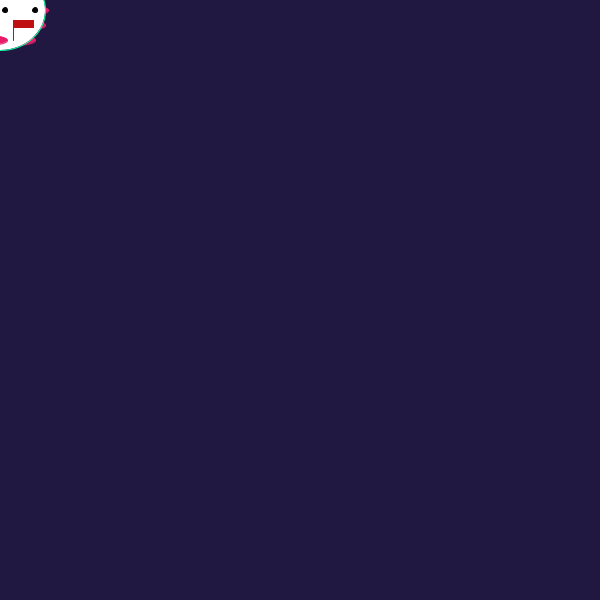
Frame 1 (no input)
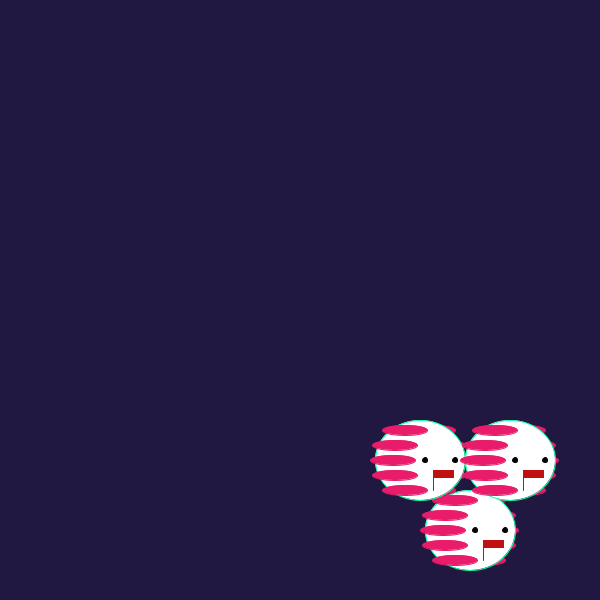
Frame 60 (the mouse pressed at the canvas centre just before this capture)
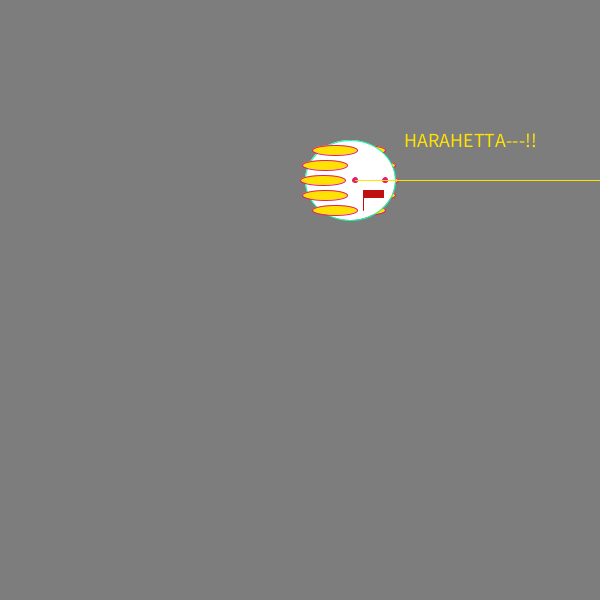
Frame 120 (the mouse held since frame 60 and released just before this capture)

The Processing sketch that drew these frames (run headless with seeded random() and noise(); from frame 60 on, the mouse is pressed at the canvas centre):

// Processing sketch: processing_105080
// ── processing_105080.pde

int x, y;
int vx;
int vy;

void setup() {
  size(600, 600);
  y=5;
  x=0;
  vx=5;
  vy=10;
}
void draw() {
  background(32, 24, 64);
  //translate(x, y);

  charactor(x,y);
  charactor(x-50,y-70);
  charactor(x+40,y-70);


  x=x+vx;
  if (x>width-340) {
    vx=-5;
  }
  if (x<50) {
    vx=5;
  }
  y=y+vy;
  if (y>height-320) {
    vy=-5;
  }
  if (y<50) {
    vy=5;
  }

  if (mousePressed) {
    if ((mouseX>x-50)&&(mouseX<x+50)&&(mouseY>y-50)&&(mouseY<y+50)) {
      x=mouseX;
      y=mouseY;
    }
  }

      //void mousePressed(){
      //noLoop();
      //}

      //void mouseReleased(){
      //loop();
      //}

      //void keyPressed() {
      //if (key == CODED) {
      //if (keyCode == UP) {
      //noLoop();
      //} else if (keyCode == DOWN) {
      //loop();
      //} 
      //}
      }
void charactor(int a, int b) {
  pushMatrix();
  translate(a,b);
    if (mousePressed) {
      background(y);
    }
    translate(x, y);

    fill(232, 28, 106);
    stroke(232, 28, 106);
    if (mousePressed) {
      fill(255, 226, 3);
    }
    ellipse(13, -30, 45, 10);
    ellipse(23, -15, 45, 10);
    ellipse(26, 0, 45, 10);
    ellipse(23, 15, 45, 10);
    ellipse(13, 30, 45, 10);
    fill(255);
    stroke(13, 255, 164);
    ellipse(0, 0, 90, 80);

    stroke(0, 0, 0);
    fill(0);
    if (mousePressed) {
      fill(232, 28, 106);
      stroke(232, 28, 106);
    }
    ellipse(5, 0, 5, 5);
    ellipse(35, 0, 5, 5);
    fill(191, 17, 17);
    stroke(191, 17, 17);
    rect(13, 10, 20, 7);
    line(13, 10, 13, 30);

    fill(232, 28, 106);
    stroke(232, 28, 106);
    if (mousePressed) {
      fill(255, 226, 3);
    }
    ellipse(-15, -30, 45, 10);
    ellipse(-25, -15, 45, 10);
    ellipse(-27, 0, 45, 10);
    ellipse(-25, 15, 45, 10);
    ellipse(-15, 30, 45, 10);

    if (mousePressed) {
      stroke(255, 226, 3);
      textSize(20);
      textAlign(CENTER, BOTTOM);
      line(5, 0, 600, 0);
      text("HARAHETTA---!!", 120, -30);
    }
popMatrix();
}
